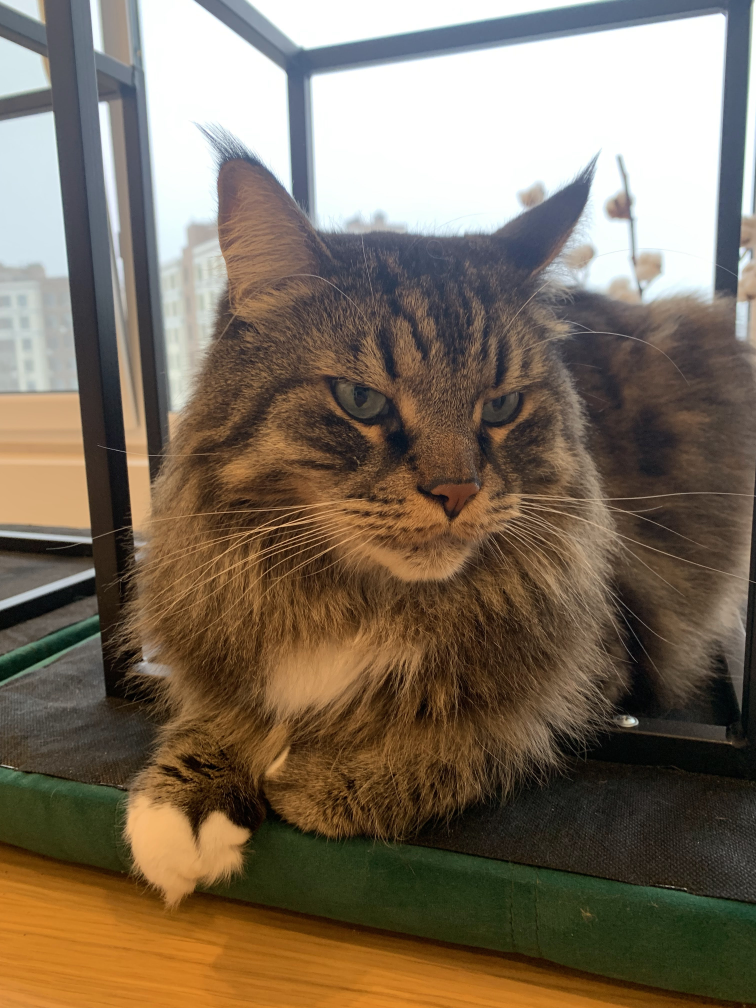
#> input picture photos/cat_bilolap.jpg, 3024 x 4032 px (shown at 1/4 size)
$ python basic.py
#> lines starting #> are read from the running program, lines starting #| are printed output that depends on the picture
import cv2 as cv

img = cv.imread('photos/cat_bilolap.jpg')
#> img is the input picture: shape (4032, 3024, 3); mean B, G, R 92.9, 110.4, 124.6

cv.imshow('Cat: ', img)

# 1. convert to GreyScale
img_grey = cv.cvtColor(img, code=cv.COLOR_BGR2GRAY)
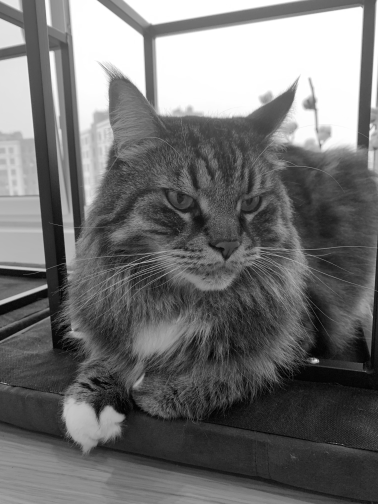
#> img_grey: shape (4032, 3024) (shown at 1/8 size); min 0, max 255, mean 112.6
cv.imshow('Cat gray', img_grey)


# 2. Blur
blur = cv.GaussianBlur(img, ksize=(3, 3), sigmaX=10, borderType=cv.BORDER_DEFAULT)
cv.imshow('Blured cat', blur)

# 3. Edge Cascade
canny = cv.Canny(img, threshold1=125, threshold2=175)
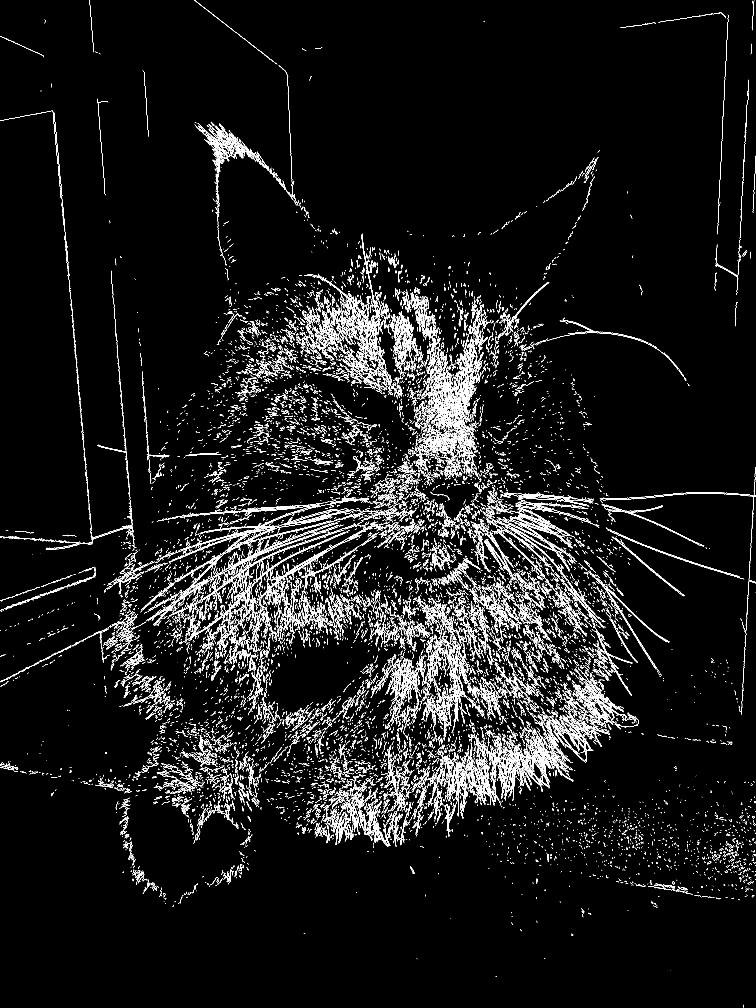
#> canny: shape (4032, 3024) (shown at 1/4 size); 3.5% white in thin lines or dots
cv.imshow('Edges', canny)

# 4.  To increase edges pass blured image
canny_blured = cv.Canny(blur, threshold1=125, threshold2=175)
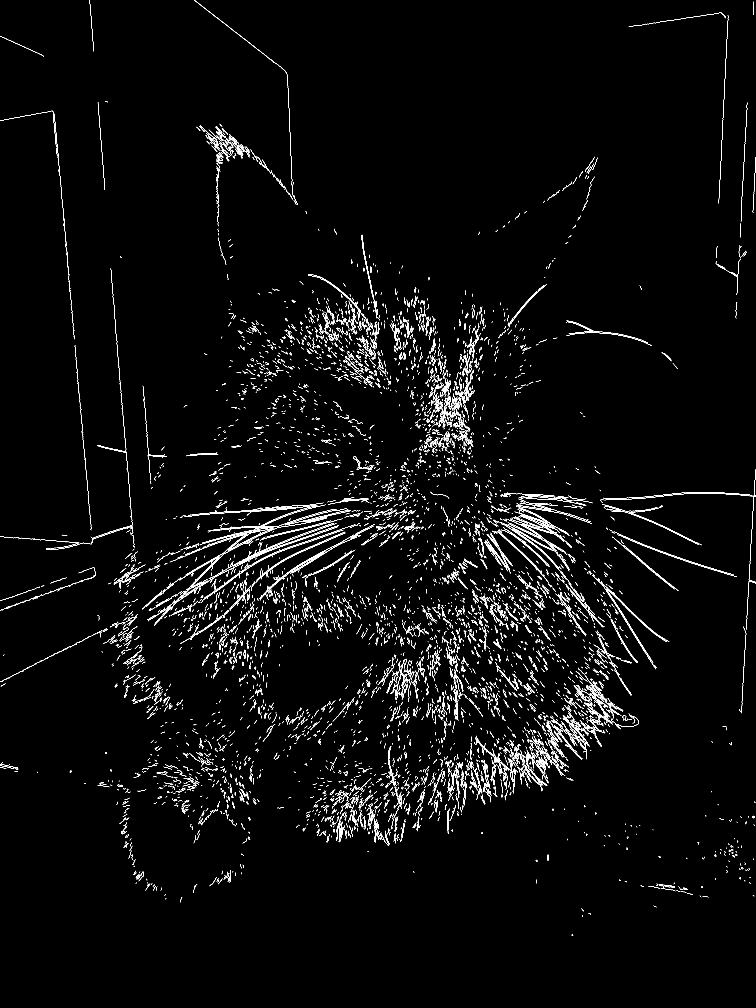
#> canny_blured: shape (4032, 3024) (shown at 1/4 size); 1.5% white in thin lines or dots
cv.imshow('Edges blured', canny_blured)

# 5. dilate image (make wider edges)
img_dilated = cv.dilate(canny_blured, (7,7), iterations=1)
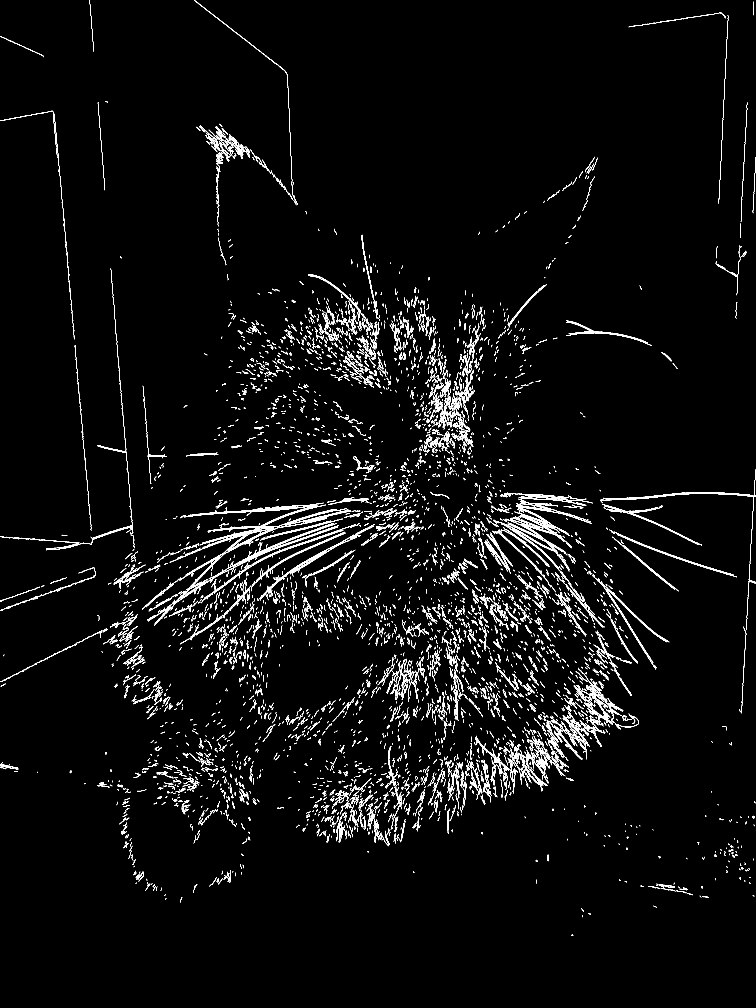
#> img_dilated: shape (4032, 3024) (shown at 1/4 size); 2.3% white in thin lines or dots
cv.imshow('Dilated', img_dilated)

# 6. Erode
# it cancels an effect of dilate, given the equivalent kernel size and iterations number,
# to be defined experimenting
erode_img = cv.erode(img_dilated, (7, 7), iterations=1)
#> erode_img: shape (4032, 3024); 1.6% white in thin lines or dots
cv.imshow('Erode', erode_img)

# 7. resize

resized = cv.resize(img, (500, 500), interpolation=cv.INTER_LINEAR)
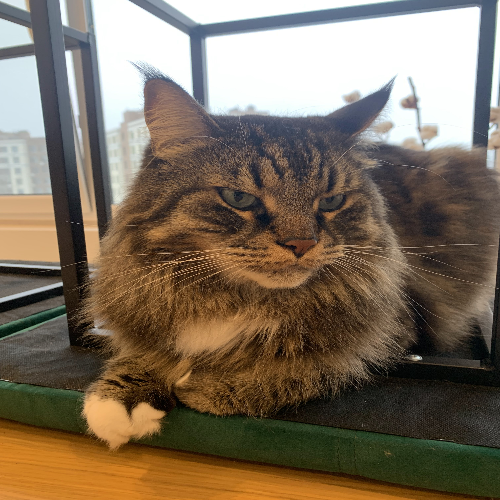
#> resized: shape (500, 500, 3); mean B, G, R 92.8, 110.3, 124.5
cv.imshow('Resized', resized)

# 8. cropped
cropped = img[1000:1500, 800:1300]
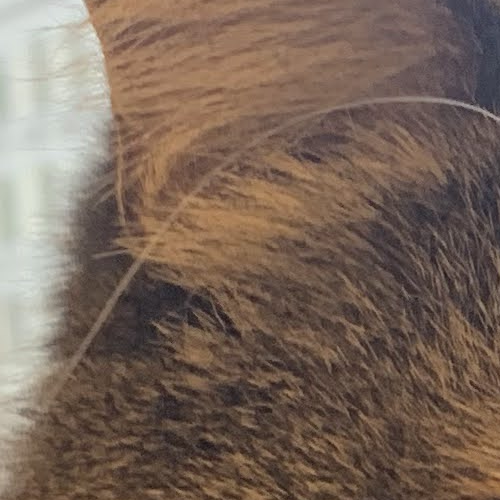
#> cropped: shape (500, 500, 3); mean B, G, R 89.9, 102.6, 121.5
cv.imshow('Cropped', cropped)


cv.waitKey(0)

$ run again, with photos/orto_dvir.jpg copied over photos/cat_bilolap.jpg
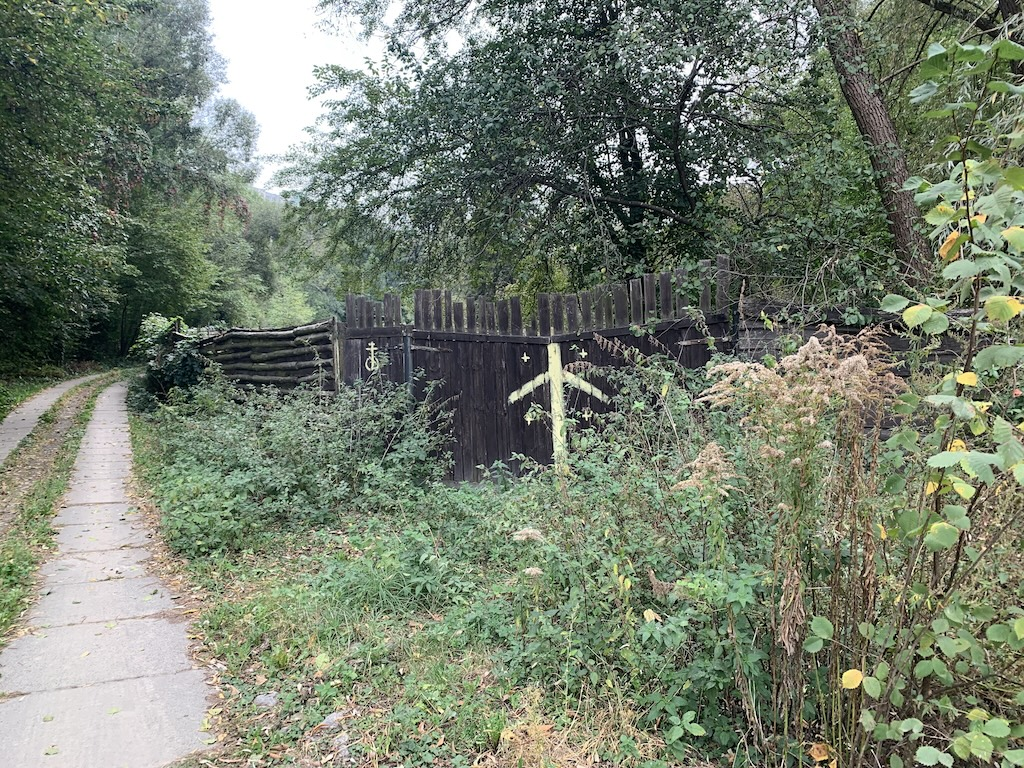
#> input picture photos/orto_dvir.jpg, 1024 x 768 px
#> img is the input picture: shape (768, 1024, 3); mean B, G, R 110.2, 127, 117.9
#> `canny = cv.Canny(img, threshold1=125, threshold2=175)`:
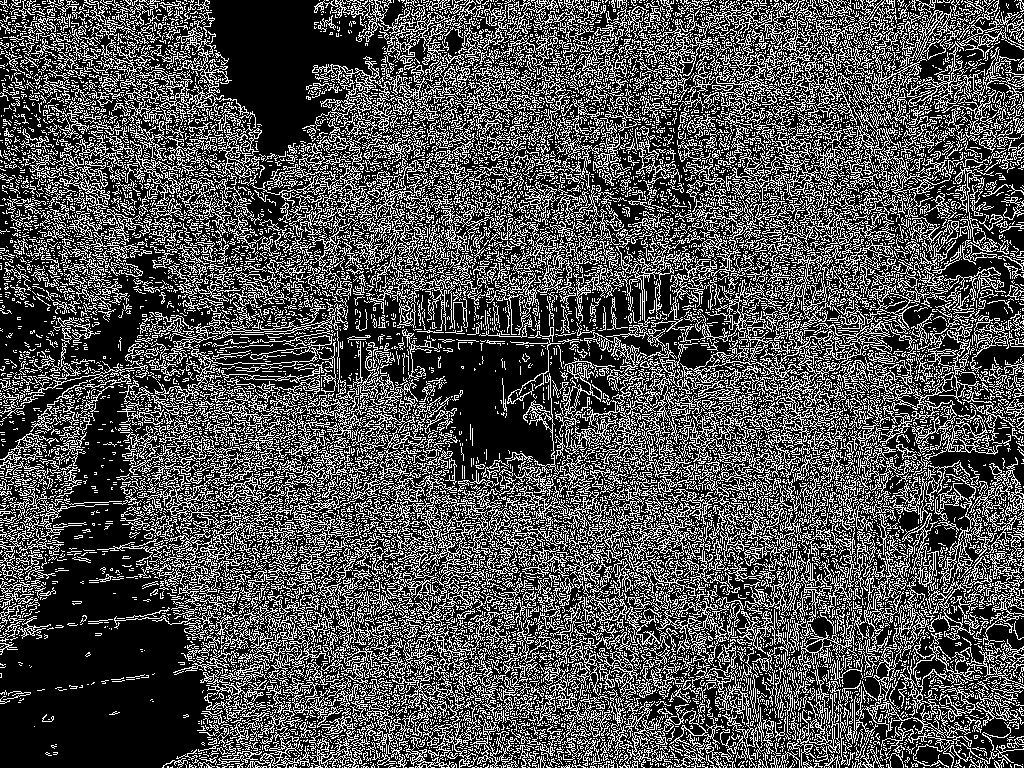
#> canny: shape (768, 1024); 31.2% white in thin lines or dots
#> canny_blured: shape (768, 1024); 21.3% white in thin lines or dots
#> img_dilated: shape (768, 1024); 34.2% white in thin lines or dots
#> erode_img: shape (768, 1024); 23.5% white in thin lines or dots
#> `resized = cv.resize(img, (500, 500), interpolation=cv.INTER_LINEAR)`:
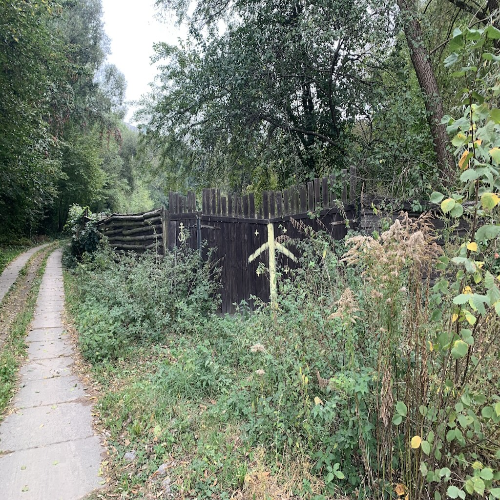
#> resized: shape (500, 500, 3); mean B, G, R 110.1, 126.9, 117.8
#> cropped = empty array

$ run again, with photos/pomidory.jpg copied over photos/cat_bilolap.jpg
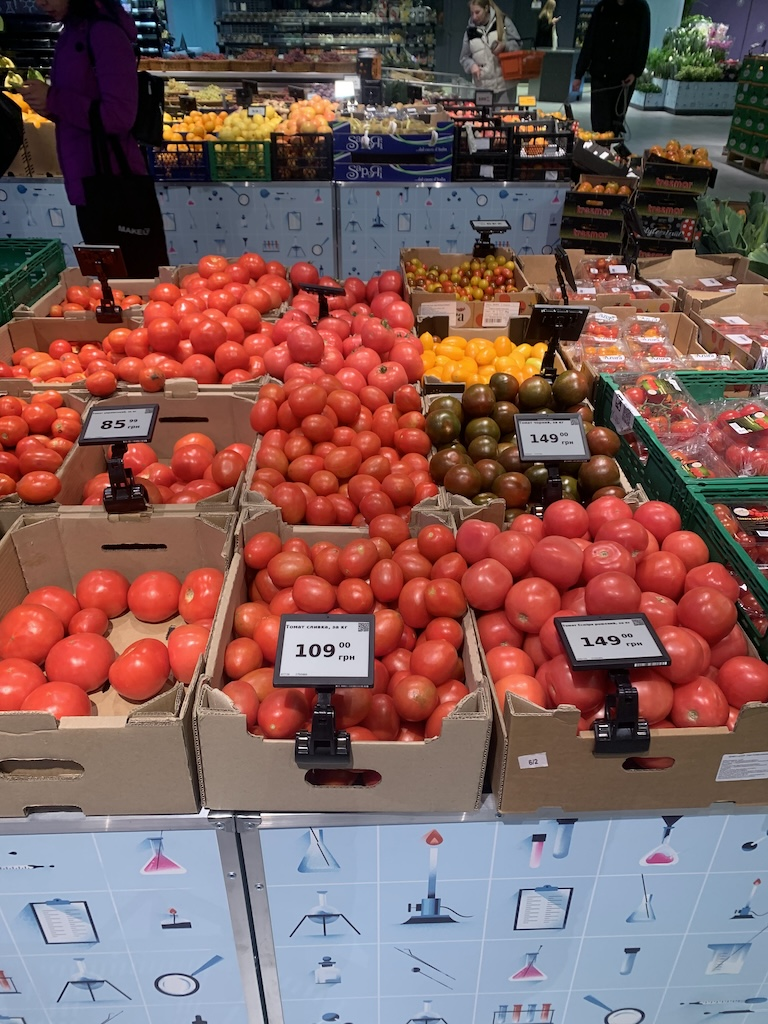
#> input picture photos/pomidory.jpg, 768 x 1024 px
#> img is the input picture: shape (1024, 768, 3); mean B, G, R 91.5, 93.7, 126.6
#> `canny = cv.Canny(img, threshold1=125, threshold2=175)`:
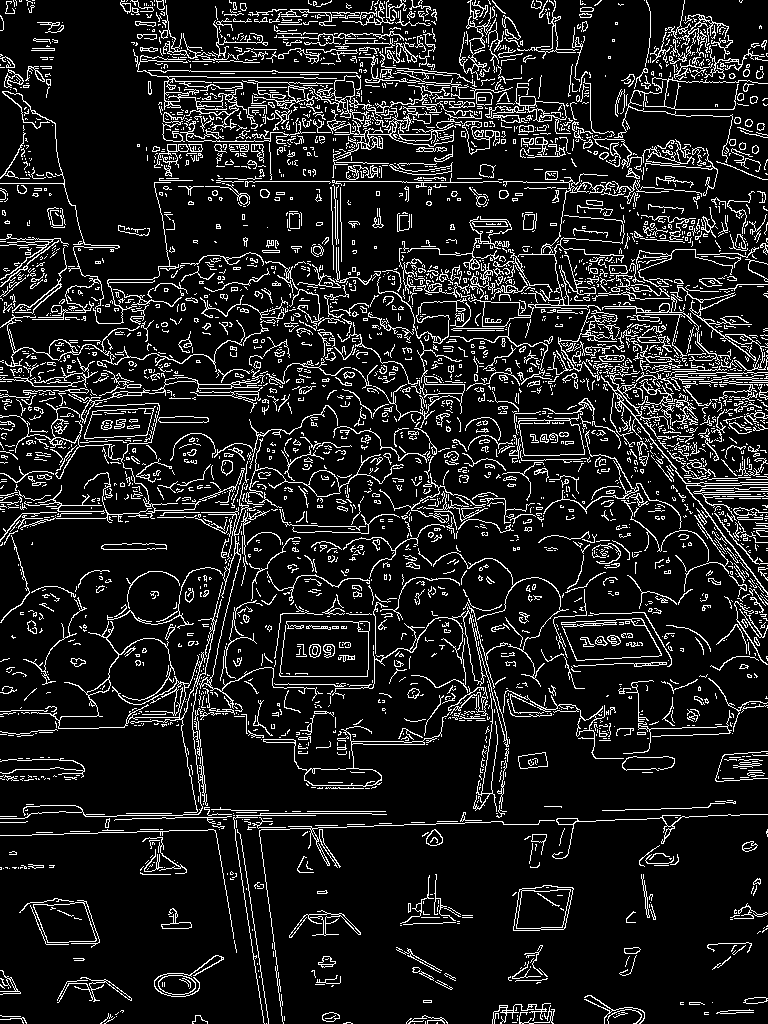
#> canny: shape (1024, 768); 11.8% white in thin lines or dots
#> canny_blured: shape (1024, 768); 8.4% white in thin lines or dots
#> img_dilated: shape (1024, 768); 13.9% white in thin lines or dots
#> erode_img: shape (1024, 768); 8.8% white in thin lines or dots
#> `resized = cv.resize(img, (500, 500), interpolation=cv.INTER_LINEAR)`:
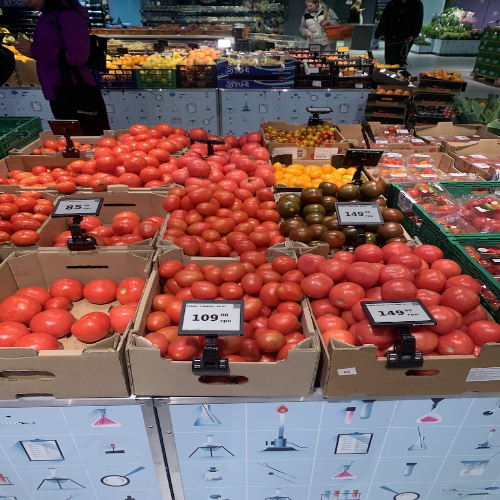
#> resized: shape (500, 500, 3); mean B, G, R 91.4, 93.6, 126.5
#> cropped = empty array
